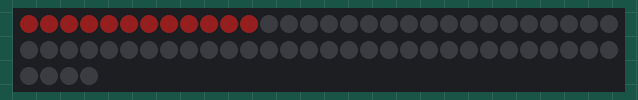
This sketch was run on a simulated Arduino Uno, built with avr-gcc and run on an emulated ATmega328P. Shown: 64 RGB LEDs in strip order, left to right, continuing on the next row. Dim RGB values are drawn brighter than linear.

Above: at 0.64 s.
At 1.27 s:
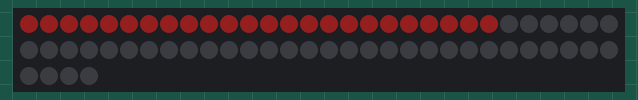
At 2.01 s:
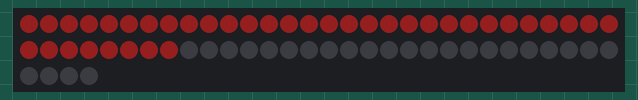
At 3.4 s:
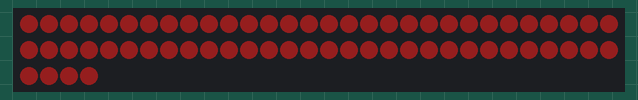
At 5.35 s:
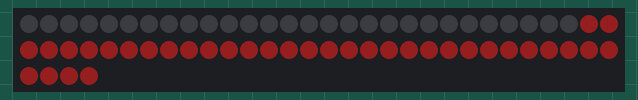
At 7.3 s:
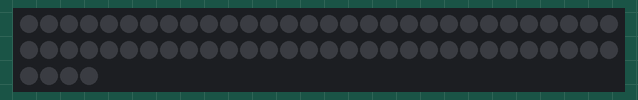

The sketch:

Neo5.ino
```cpp
#include <Adafruit_NeoPixel.h>
#include "frames.h"
Adafruit_NeoPixel strip(64, 6);
int colors [2][3]{
  {255, 50, 50},
  {0, 0, 0},
};
int whichFrame = 0;
void setup() {
  strip.begin();
  strip.clear();
  strip.setBrightness(20);
}

void loop() {
  for(int i = 0; i < strip.numPixels(); i++){
    int pixAddress =  i;
    int whichColor = whichFrame;
    int red = colors[whichColor][0];
    int green = colors[whichColor][1];
    int blue = colors[whichColor][2];
    if(pixAddress != -1){
      strip.setPixelColor(pixAddress, red, green, blue);
    }

    delay(50);
    strip.show();
  }
  delay(500);
  whichFrame = (whichFrame +1) % 2;
}
```

Source omitted: frames.h (data table, 786 bytes)

Measured:
- by itself, everything shown: repeats every 7.7 s, in 128 steps
